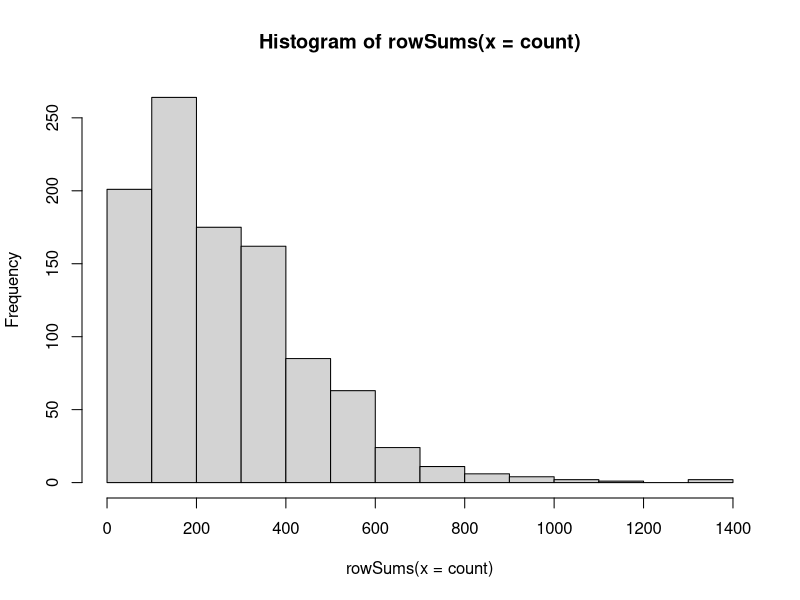
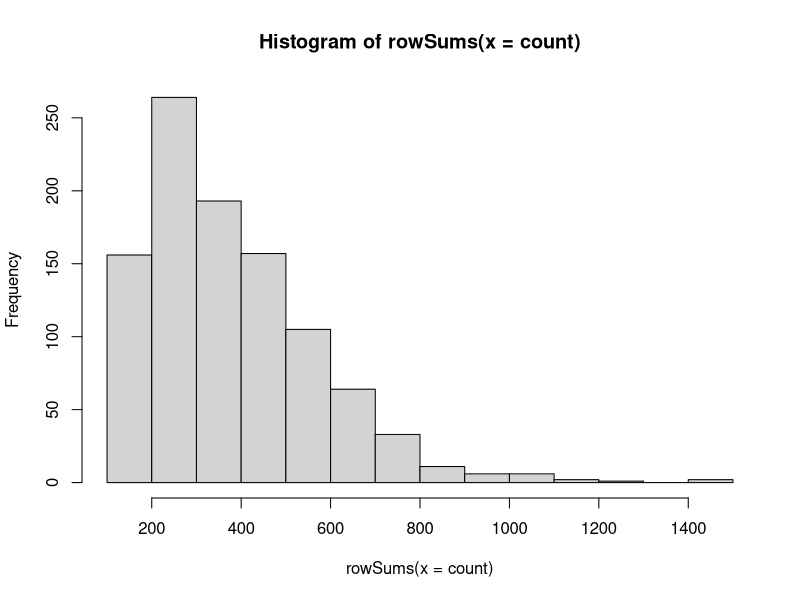
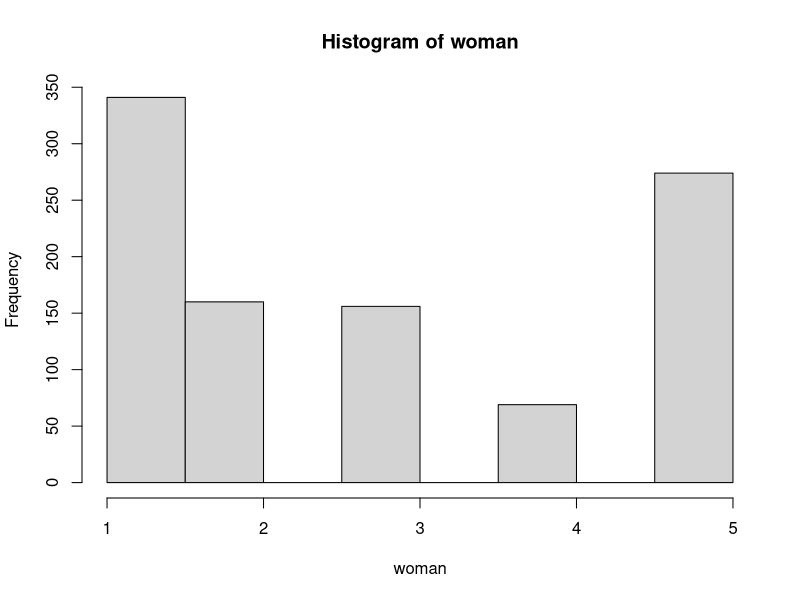

Write the R code that produced these figures, in order.
##### Opgave 1
rm(list=ls())
P = matrix(
  c(0.9915,0.005,0.0025,0,0.001,0,0.986,0.005,0.004,
    0.005,0,0,0.992,0.003,0.005,0,0,0,0.991,0.009,0,0,0,0,1),
  nrow = 5,
  ncol = 5)
P <- t(P)

woman = rep(1,1000)
N.iter = length(woman)
count = matrix(0, ncol = 5, nrow = N.iter)
for (i in 1:N.iter){
  while (woman[i]<5){
    count[i,woman[i]] = count[i,woman[i]]+1
    woman[i]=sample(x = c(1:5), size =1, replace =TRUE, prob = P[woman[i],])
    }
  }

distant = sum(count[,2]==0)
locally = sum(count[,2]!=0)
hist(rowSums(x = count))
mean(rowSums(count))
sameplace = locally/N.iter*100

######## Opgave 2
woman = rep(1,1000)
N.iter = length(woman)

for (i in 1:N.iter){
  counter = 0
  while (counter < 120){
    count[i,woman[i]] = count[i,woman[i]]+1
    woman[i]=sample(x = c(1:5), size =1, replace =TRUE, prob = P[woman[i],])
    counter = counter + 1
  }
}
library(expm)
hist(rowSums(x = count))
woman[woman!=1]
hist(woman)
p0 = c(1,0,0,0,0)
p_t=p0%*%(P%^%120)
observed = as.vector(p_t*1000)
expected =as.vector(table(woman))

t=0
for (i in 1:length(observed)){
  t=t+((observed[i]-expected[i])^2)/expected[i]
} # Slaa op i qhisq tabel med df=4
pvalue = 1- pchisq(t,df=4) # Vi afviser ikke!

####### Opgave 3
